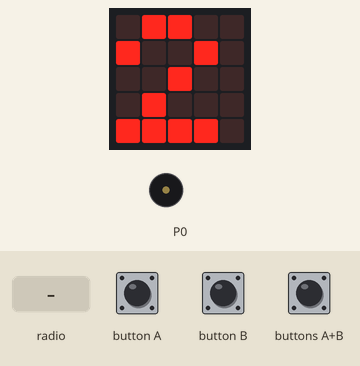
The program below on a simulated BBC micro:bit (MakeCode). Shown: the board's 5×5 LED display, buzzer (waves = sounding). The inputs (shaded band) are chosen by the test bench. Random numbers come from a fixed seed; what the program prints to the serial console is not drawn.

Above: at 3.2 s.
3.3 s: buttons A+B pressed for 0.15 s
At 4.6 s:
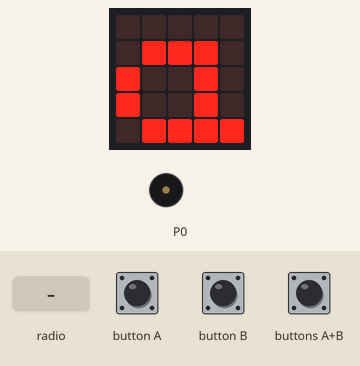
6.4 s: button B pressed for 0.15 s
At 6.9 s:
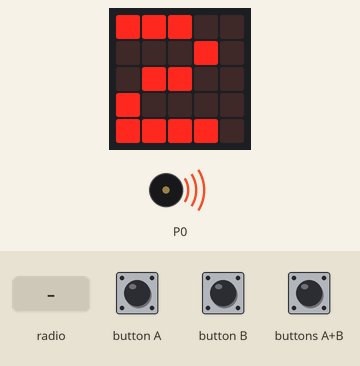
7.1 s: radio message "1" arrives
At 7.7 s:
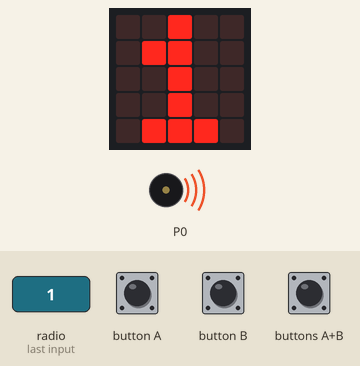
10.1 s: button B pressed for 0.15 s
At 10.7 s:
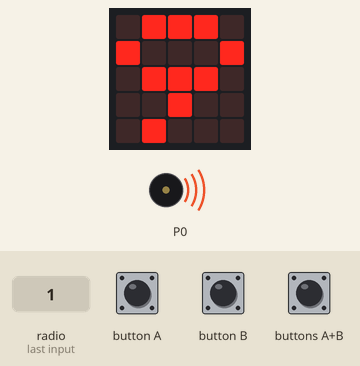
Timing chart, 0 to 11.8 s (numbered marks = the images above; inputs shaded):
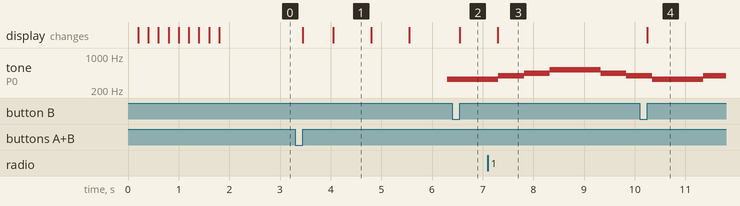

Measured:
- after the input at 3.3 s, tone on P0: silent → 330 Hz after 3.0 s; the display: first changes after 0.15 s (image 1 shows a later state)
- after the input at 6.4 s, the display: changes after 0.15 s (image 2)
- after the input at 7.1 s, the display: changes after 0.20 s (image 3)
- after the input at 10.1 s, the display: changes after 0.15 s (image 4)
- what the display in image 1 shows lasts 0.7 s, from 4.1 s to 4.8 s

The program:

main.ts
```typescript
input.onButtonPressed(Button.AB, function () {
    basic.showIcon(IconNames.Happy)
    for (let 值 of list2) {
        basic.showString("" + (值))
    }
    for (let index = 0; index < 5; index++) {
        music.play(music.stringPlayable("E E G A C5 C5 A G ", 120), music.PlaybackMode.UntilDone)
    }
})
radio.onReceivedString(function (receivedString) {
    basic.showString(receivedString)
})
input.onButtonPressed(Button.B, function () {
    basic.showNumber(randint(0, 10))
})
let list2: string[] = []
images.createBigImage(`
    . # . . . . # # . .
    # # . . . # . . # .
    . # . . . . . # . .
    . # . # . . # . . .
    . # . # . # # # # .
    `).scrollImage(1, 200)
music.setVolume(255)
list2 = ["a", "b", "c"]
loops.everyInterval(500, function () {

})
basic.forever(function () {

})
basic.forever(function () {
    serial.writeNumbers([
    0,
    1,
    0
    ])
})
```

test.ts
```typescript
// 在此处测试；当此软件包作为插件使用时，将不会编译此软件包。
```
